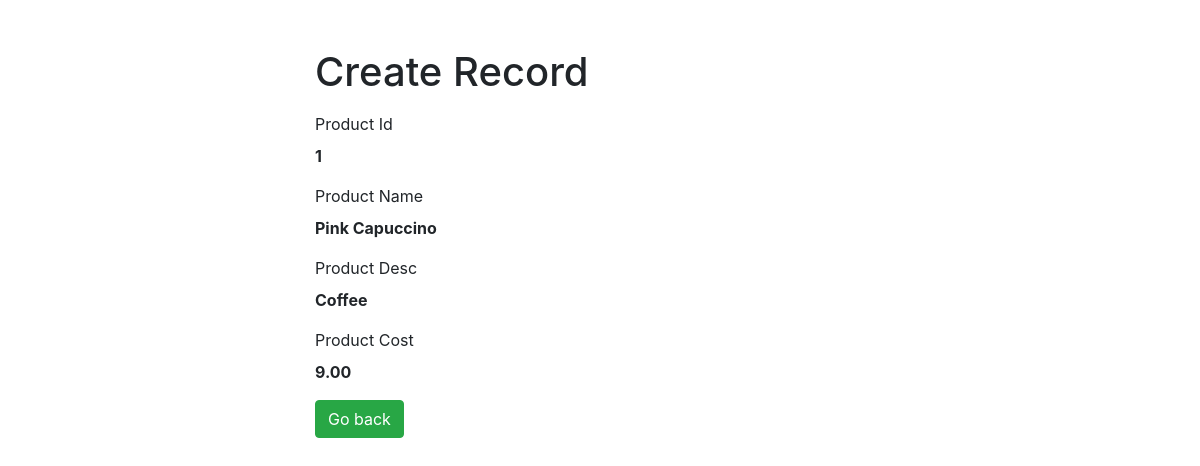
The page /CRUD_Product/read.php?id=1 on the database its author committed.
### tables this page shows
CREATE TABLE `tblproduct` (
  `PRODUCT_ID` int(9) NOT NULL,
  `PRODUCT_NAME` char(50) NOT NULL,
  `PRODUCT_DESC` varchar(255) NOT NULL,
  `PRODUCT_COST` decimal(10,2) NOT NULL
);

### CRUD_Product/read.php (the view, shortened to what this page needs)
<?php
if(isset($_GET["id"]) && !empty(trim($_GET["id"]))){
    require_once "config.php";
    $sql = "SELECT * FROM tblproduct WHERE PRODUCT_ID = ?";
    if($stmt = mysqli_prepare($link, $sql)){
        mysqli_stmt_bind_param($stmt, "s", $param_id);
        if(mysqli_stmt_execute($stmt)){
            $result = mysqli_stmt_get_result($stmt);
            if(mysqli_num_rows($result) == 1){
                $row = mysqli_fetch_array($result, MYSQLI_ASSOC);
            } else{
                header("location: error.php");
                exit();
            }
        } else{
            echo "Oops! Something went wrong. Please try again later.";
        }
    }
} else{
    header("location: error.php");
    exit();
}
?>
<!DOCTYPE html>
<html lang="en">
<head>
    <link rel="stylesheet" href="https://stackpath.bootstrapcdn.com/bootstrap/4.5.2/css/bootstrap.min.css">
</head>
<body>
    <div class="wrapper">
        <div class="container-fluid">
            <div class="row">
                <div class="col-md-12">
                    <h1 class="mt-5 mb-3">Create Record</h1>
                    <div class="form-group">
                        <label>Product Id</label>
                        <p><b><?php echo $row['PRODUCT_ID']; ?></b></p>
                    </div>
                    <div class="form-group">
                        <label>Product Name</label>
                        <p><b><?php echo $row['PRODUCT_NAME']; ?></b></p>
                    </div>
                    <div class="form-group">
                        <label>Product Desc</label>
                        <p><b><?php echo $row['PRODUCT_DESC']; ?></b></p>
                    </div>
                    <div class="form-group">
                        <label>Product Cost</label>
                        <p><b><?php echo $row['PRODUCT_COST']; ?></b></p>
                    </div>
                    <a href="../Admin_Index/index.php" class="btn btn-success pull-right"><i class="fa"></i> Go back</a>
                </div>
            </div>
        </div>
    </div>
</body>
</html>

### CRUD_Product/read.php (style rules this page uses)
.wrapper { width: 600px; margin: 0 auto; }

### rows shown on the page
tblproduct: PRODUCT_ID "1", PRODUCT_NAME "Pink Capuccino", PRODUCT_DESC "Coffee", PRODUCT_COST "9.00"
